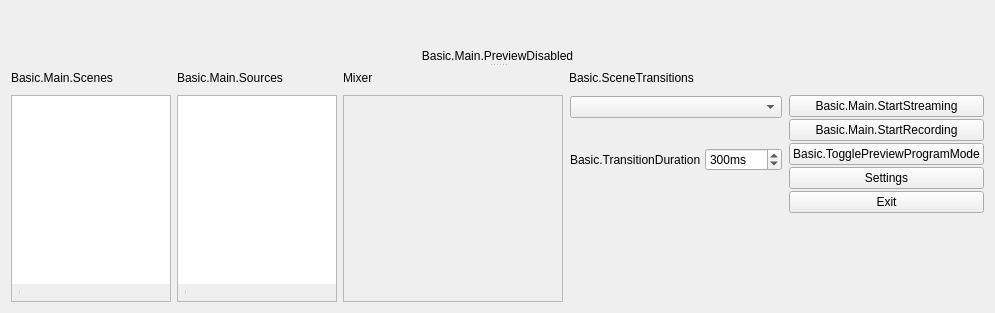
  <widget class="QWidget" name="centralwidget">
   <layout class="QHBoxLayout" name="horizontalLayout">
    <item>
     <widget class="QSplitter" name="mainSplitter">
      <property name="orientation">
       <enum>Qt::Vertical</enum>
      </property>
      <property name="childrenCollapsible">
       <bool>false</bool>
      </property>
      <widget class="QWidget" name="verticalLayoutWidget_7">
       <layout class="QVBoxLayout" name="verticalLayout_14">
        <item>
         <layout class="QHBoxLayout" name="previewLayout">
          <property name="spacing">
           <number>2</number>
          </property>
          <item>
           <layout class="QVBoxLayout" name="previewTextLayout">
            <property name="spacing">
             <number>4</number>
            </property>
            <item>
             <widget class="OBSBasicPreview" name="preview" native="true">
              <property name="sizePolicy">
               <sizepolicy hsizetype="Expanding" vsizetype="Expanding">
                <horstretch>0</horstretch>
                <verstretch>0</verstretch>
               </sizepolicy>
              </property>
              <property name="minimumSize">
               <size>
                <width>32</width>
                <height>32</height>
               </size>
              </property>
              <property name="focusPolicy">
               <enum>Qt::ClickFocus</enum>
              </property>
              <property name="contextMenuPolicy">
               <enum>Qt::CustomContextMenu</enum>
              </property>
             </widget>
            </item>
           </layout>
          </item>
         </layout>
        </item>
        <item>
         <widget class="QLabel" name="previewDisabledLabel">
          <property name="sizePolicy">
           <sizepolicy hsizetype="Expanding" vsizetype="Expanding">
            <horstretch>0</horstretch>
            <verstretch>0</verstretch>
           </sizepolicy>
          </property>
          <property name="contextMenuPolicy">
           <enum>Qt::CustomContextMenu</enum>
          </property>
          <property name="text">
           <string>Basic.Main.PreviewDisabled</string>
          </property>
          <property name="alignment">
           <set>Qt::AlignCenter</set>
          </property>
         </widget>
        </item>
       </layout>
      </widget>
      <widget class="QWidget" name="gridLayoutWidget_2">
       <layout class="QGridLayout" name="gridLayout_2">
        <item row="1" column="4">
         <layout class="QVBoxLayout" name="buttonsVLayout">
          <property name="spacing">
           <number>2</number>
          </property>
          <item>
           <widget class="QPushButton" name="streamButton">
            <property name="enabled">
             <bool>true</bool>
            </property>
            <property name="sizePolicy">
             <sizepolicy hsizetype="Preferred" vsizetype="Fixed">
              <horstretch>0</horstretch>
              <verstretch>0</verstretch>
             </sizepolicy>
            </property>
            <property name="text">
             <string>Basic.Main.StartStreaming</string>
            </property>
            <property name="checkable">
             <bool>false</bool>
            </property>
           </widget>
          </item>
          <item>
           <widget class="QPushButton" name="recordButton">
            <property name="enabled">
             <bool>true</bool>
            </property>
            <property name="sizePolicy">
             <sizepolicy hsizetype="Preferred" vsizetype="Fixed">
              <horstretch>0</horstretch>
              <verstretch>0</verstretch>
             </sizepolicy>
            </property>
            <property name="minimumSize">
             <size>
              <width>130</width>
              <height>0</height>
             </size>
            </property>
            <property name="text">
             <string>Basic.Main.StartRecording</string>
            </property>
           </widget>
          </item>
          <item>
           <widget class="QPushButton" name="modeSwitch">
            <property name="text">
             <string>Basic.TogglePreviewProgramMode</string>
            </property>
            <property name="checkable">
             <bool>true</bool>
            </property>
           </widget>
          </item>
          <item>
           <widget class="QPushButton" name="settingsButton">
            <property name="sizePolicy">
             <sizepolicy hsizetype="Preferred" vsizetype="Fixed">
              <horstretch>0</horstretch>
              <verstretch>0</verstretch>
             </sizepolicy>
            </property>
            <property name="text">
             <string>Settings</string>
            </property>
           </widget>
          </item>
          <item>
           <widget class="QPushButton" name="exitButton">
            <property name="sizePolicy">
             <sizepolicy hsizetype="Preferred" vsizetype="Fixed">
              <horstretch>0</horstretch>
              <verstretch>0</verstretch>
             </sizepolicy>
            </property>
            <property name="text">
             <string>Exit</string>
            </property>
           </widget>
          </item>
          <item>
           <spacer name="expVSpacer_2">
            <property name="orientation">
             <enum>Qt::Vertical</enum>
            </property>
            <property name="sizeHint" stdset="0">
             <size>
              <width>0</width>
              <height>0</height>
             </size>
            </property>
           </spacer>
          </item>
         </layout>
        </item>
        <item row="1" column="2">
         <widget class="VScrollArea" name="scrollArea">
          <property name="minimumSize">
           <size>
            <width>220</width>
            <height>0</height>
           </size>
          </property>
          <property name="frameShape">
           <enum>QFrame::StyledPanel</enum>
          </property>
          <property name="frameShadow">
           <enum>QFrame::Sunken</enum>
          </property>
          <property name="horizontalScrollBarPolicy">
           <enum>Qt::ScrollBarAlwaysOff</enum>
          </property>
          <property name="widgetResizable">
           <bool>true</bool>
          </property>
          <widget class="QWidget" name="volumeWidgets">
           <property name="geometry">
            <rect>
             <x>0</x>
             <y>0</y>
             <width>215</width>
             <height>16</height>
            </rect>
           </property>
           <property name="sizePolicy">
            <sizepolicy hsizetype="Preferred" vsizetype="Maximum">
             <horstretch>0</horstretch>
             <verstretch>0</verstretch>
            </sizepolicy>
           </property>
           <layout class="QVBoxLayout" name="verticalLayout_18">
            <property name="spacing">
             <number>0</number>
            </property>
            <property name="leftMargin">
             <number>0</number>
            </property>
            <property name="topMargin">
             <number>0</number>
            </property>
            <property name="rightMargin">
             <number>0</number>
            </property>
            <property name="bottomMargin">
             <number>0</number>
            </property>
           </layout>
          </widget>
         </widget>
        </item>
        <item row="1" column="0">
         <layout class="QVBoxLayout" name="scenesVLayout">
          <property name="spacing">
           <number>0</number>
          </property>
          <item>
           <widget class="QFrame" name="scenesFrame">
            <property name="sizePolicy">
             <sizepolicy hsizetype="Expanding" vsizetype="Expanding">
              <horstretch>0</horstretch>
              <verstretch>0</verstretch>
             </sizepolicy>
            </property>
            <property name="minimumSize">
             <size>
              <width>160</width>
              <height>0</height>
             </size>
            </property>
            <property name="maximumSize">
             <size>
              <width>260</width>
              <height>16777215</height>
             </size>
            </property>
            <property name="frameShape">
             <enum>QFrame::StyledPanel</enum>
            </property>
            <property name="frameShadow">
             <enum>QFrame::Sunken</enum>
            </property>
            <layout class="QVBoxLayout" name="verticalLayout_11">
             <property name="spacing">
              <number>0</number>
             </property>
             <property name="leftMargin">
              <number>0</number>
             </property>
             <property name="topMargin">
              <number>0</number>
             </property>
             <property name="rightMargin">
              <number>0</number>
             </property>
             <property name="bottomMargin">
              <number>0</number>
             </property>
             <item>
              <widget class="QListWidget" name="scenes">
               <property name="sizePolicy">
                <sizepolicy hsizetype="Preferred" vsizetype="Expanding">
                 <horstretch>0</horstretch>
                 <verstretch>0</verstretch>
                </sizepolicy>
               </property>
               <property name="contextMenuPolicy">
                <enum>Qt::CustomContextMenu</enum>
               </property>
               <property name="frameShape">
                <enum>QFrame::NoFrame</enum>
               </property>
               <property name="frameShadow">
                <enum>QFrame::Plain</enum>
               </property>
               <property name="showDropIndicator" stdset="0">
                <bool>true</bool>
               </property>
               <property name="dragEnabled">
                <bool>true</bool>
               </property>
               <property name="dragDropMode">
                <enum>QAbstractItemView::InternalMove</enum>
               </property>
               <property name="defaultDropAction">
                <enum>Qt::TargetMoveAction</enum>
               </property>
               <addaction name="actionRemoveScene"/>
              </widget>
             </item>
             <item>
              <widget class="QToolBar" name="scenesToolbar">
               <property name="iconSize">
                <size>
                 <width>16</width>
                 <height>16</height>
                </size>
               </property>
               <property name="floatable">
                <bool>false</bool>
               </property>
               <addaction name="actionAddScene"/>
               <addaction name="actionRemoveScene"/>
               <addaction name="separator"/>
               <addaction name="actionSceneUp"/>
               <addaction name="actionSceneDown"/>
              </widget>
             </item>
             <item>
              <spacer name="scenesFixedSizeHSpacer">
               <property name="orientation">
                <enum>Qt::Horizontal</enum>
               </property>
               <property name="sizeType">
                <enum>QSizePolicy::Fixed</enum>
               </property>
               <property name="sizeHint" stdset="0">
                <size>
                 <width>150</width>
                 <height>0</height>
                </size>
               </property>
              </spacer>
             </item>
            </layout>
           </widget>
          </item>
         </layout>
        </item>
        <item row="0" column="1">
         <widget class="QLabel" name="sourcesLabel">
          <property name="text">
           <string>Basic.Main.Sources</string>
          </property>
         </widget>
        </item>
        <item row="0" column="2">
         <layout class="QHBoxLayout" name="mixadvHLayout">
          <property name="spacing">
           <number>2</number>
          </property>
          <item>
           <widget class="QLabel" name="mixerLabel">
            <property name="sizePolicy">
             <sizepolicy hsizetype="Maximum" vsizetype="Preferred">
              <horstretch>0</horstretch>
              <verstretch>0</verstretch>
             </sizepolicy>
            </property>
            <property name="text">
             <string>Mixer</string>
            </property>
           </widget>
          </item>
          <item>
           <widget class="QPushButton" name="advAudioProps">
            <property name="sizePolicy">
             <sizepolicy hsizetype="Maximum" vsizetype="Maximum">
              <horstretch>0</horstretch>
              <verstretch>0</verstretch>
             </sizepolicy>
            </property>
            <property name="maximumSize">
             <size>
              <width>22</width>
              <height>22</height>
             </size>
            </property>
            <property name="accessibleName">
             <string>Basic.AdvAudio</string>
            </property>
            <property name="text">
             <string notr="true"/>
            </property>
            <property name="icon">
             <iconset resource="obs.qrc">
              <normaloff>:/res/images/configuration21_16.png</normaloff>:/res/images/configuration21_16.png</iconset>
            </property>
            <property name="flat">
             <bool>true</bool>
            </property>
            <property name="themeID" stdset="0">
             <string notr="true">configIconSmall</string>
            </property>
           </widget>
          </item>
          <item>
           <spacer name="mixadvHSpacer_4">
            <property name="orientation">
             <enum>Qt::Horizontal</enum>
            </property>
            <property name="sizeHint" stdset="0">
             <size>
              <width>0</width>
              <height>0</height>
             </size>
            </property>
           </spacer>
          </item>
         </layout>
        </item>
        <item row="1" column="1">
         <layout class="QVBoxLayout" name="sourcesVLayout">
          <property name="spacing">
           <number>0</number>
          </property>
          <item>
           <widget class="QFrame" name="sourcesFrame">
            <property name="sizePolicy">
             <sizepolicy hsizetype="Expanding" vsizetype="Expanding">
              <horstretch>0</horstretch>
              <verstretch>0</verstretch>
             </sizepolicy>
            </property>
            <property name="minimumSize">
             <size>
              <width>160</width>
              <height>0</height>
             </size>
            </property>
            <property name="maximumSize">
             <size>
              <width>260</width>
              <height>16777215</height>
             </size>
            </property>
            <property name="frameShape">
             <enum>QFrame::StyledPanel</enum>
            </property>
            <property name="frameShadow">
             <enum>QFrame::Sunken</enum>
            </property>
            <layout class="QVBoxLayout" name="verticalLayout_16">
             <property name="spacing">
              <number>0</number>
             </property>
             <property name="leftMargin">
              <number>0</number>
             </property>
             <property name="topMargin">
              <number>0</number>
             </property>
             <property name="rightMargin">
              <number>0</number>
             </property>
             <property name="bottomMargin">
              <number>0</number>
             </property>
             <item>
              <widget class="SourceListWidget" name="sources">
               <property name="sizePolicy">
                <sizepolicy hsizetype="Preferred" vsizetype="Expanding">
                 <horstretch>0</horstretch>
                 <verstretch>0</verstretch>
                </sizepolicy>
               </property>
               <property name="contextMenuPolicy">
                <enum>Qt::CustomContextMenu</enum>
               </property>
               <property name="frameShape">
                <enum>QFrame::NoFrame</enum>
               </property>
               <property name="showDropIndicator" stdset="0">
                <bool>true</bool>
               </property>
               <property name="dragEnabled">
                <bool>true</bool>
               </property>
               <property name="dragDropMode">
                <enum>QAbstractItemView::InternalMove</enum>
               </property>
               <property name="defaultDropAction">
                <enum>Qt::TargetMoveAction</enum>
               </property>
               <property name="selectionMode">
                <enum>QAbstractItemView::ExtendedSelection</enum>
               </property>
               <addaction name="actionRemoveSource"/>
              </widget>
             </item>
             <item>
              <widget class="QToolBar" name="sourcesToolbar">
               <property name="iconSize">
                <size>
                 <width>16</width>
                 <height>16</height>
                </size>
               </property>
               <property name="floatable">
                <bool>false</bool>
               </property>
               <addaction name="actionAddSource"/>
               <addaction name="actionRemoveSource"/>
               <addaction name="actionSourceProperties"/>
               <addaction name="separator"/>
               <addaction name="actionSourceUp"/>
               <addaction name="actionSourceDown"/>
              </widget>
             </item>
             <item>
              <spacer name="sourcesFixedSizeHSpacer">
               <property name="orientation">
                <enum>Qt::Horizontal</enum>
               </property>
               <property name="sizeType">
                <enum>QSizePolicy::Fixed</enum>
               </property>
               <property name="sizeHint" stdset="0">
                <size>
                 <width>150</width>
                 <height>0</height>
                </size>
               </property>
              </spacer>
             </item>
            </layout>
           </widget>
          </item>
         </layout>
        </item>
        <item row="0" column="0">
         <widget class="QLabel" name="scenesLabel">
          <property name="text">
           <string>Basic.Main.Scenes</string>
          </property>
         </widget>
        </item>
        <item row="0" column="3">
         <widget class="QLabel" name="sceneTransitionsLabel">
          <property name="text">
           <string>Basic.SceneTransitions</string>
          </property>
         </widget>
        </item>
        <item row="1" column="3">
         <widget class="QWidget" name="transitionsContainer" native="true">
          <layout class="QVBoxLayout" name="verticalLayout">
           <property name="spacing">
            <number>4</number>
           </property>
           <property name="leftMargin">
            <number>1</number>
           </property>
           <property name="topMargin">
            <number>1</number>
           </property>
           <property name="rightMargin">
            <number>1</number>
           </property>
           <property name="bottomMargin">
            <number>2</number>
           </property>
           <item>
            <widget class="QComboBox" name="transitions">
             <property name="minimumSize">
              <size>
               <width>120</width>
               <height>0</height>
              </size>
             </property>
            </widget>
           </item>
           <item>
            <layout class="QHBoxLayout" name="horizontalLayout_4">
             <property name="spacing">
              <number>4</number>
             </property>
             <item>
              <spacer name="horizontalSpacer">
               <property name="orientation">
                <enum>Qt::Horizontal</enum>
               </property>
               <property name="sizeType">
                <enum>QSizePolicy::Preferred</enum>
               </property>
               <property name="sizeHint" stdset="0">
                <size>
                 <width>40</width>
                 <height>20</height>
                </size>
               </property>
              </spacer>
             </item>
             <item>
              <widget class="QPushButton" name="transitionAdd">
               <property name="sizePolicy">
                <sizepolicy hsizetype="Maximum" vsizetype="Maximum">
                 <horstretch>0</horstretch>
                 <verstretch>0</verstretch>
                </sizepolicy>
               </property>
               <property name="maximumSize">
                <size>
                 <width>22</width>
                 <height>22</height>
                </size>
               </property>
               <property name="toolTip">
                <string>Basic.AddTransition</string>
               </property>
               <property name="accessibleName">
                <string>Basic.AddTransition</string>
               </property>
               <property name="text">
                <string notr="true"/>
               </property>
               <property name="icon">
                <iconset resource="obs.qrc">
                 <normaloff>:/res/images/add.png</normaloff>:/res/images/add.png</iconset>
               </property>
               <property name="flat">
                <bool>true</bool>
               </property>
               <property name="themeID" stdset="0">
                <string notr="true">addIconSmall</string>
               </property>
              </widget>
             </item>
             <item>
              <widget class="QPushButton" name="transitionRemove">
               <property name="sizePolicy">
                <sizepolicy hsizetype="Maximum" vsizetype="Maximum">
                 <horstretch>0</horstretch>
                 <verstretch>0</verstretch>
                </sizepolicy>
               </property>
               <property name="maximumSize">
                <size>
                 <width>22</width>
                 <height>22</height>
                </size>
               </property>
               <property name="toolTip">
                <string>Basic.RemoveTransition</string>
               </property>
               <property name="accessibleName">
                <string>Basic.RemoveTransition</string>
               </property>
               <property name="text">
                <string notr="true"/>
               </property>
               <property name="icon">
                <iconset resource="obs.qrc">
                 <normaloff>:/res/images/list_remove.png</normaloff>:/res/images/list_remove.png</iconset>
               </property>
               <property name="flat">
                <bool>true</bool>
               </property>
               <property name="themeID" stdset="0">
                <string notr="true">removeIconSmall</string>
               </property>
              </widget>
             </item>
             <item>
              <widget class="QPushButton" name="transitionProps">
               <property name="sizePolicy">
                <sizepolicy hsizetype="Maximum" vsizetype="Maximum">
                 <horstretch>0</horstretch>
                 <verstretch>0</verstretch>
                </sizepolicy>
               </property>
               <property name="maximumSize">
                <size>
                 <width>22</width>
                 <height>22</height>
                </size>
               </property>
               <property name="toolTip">
                <string>Basic.TransitionProperties</string>
               </property>
               <property name="accessibleName">
                <string>Basic.TransitionProperties</string>
               </property>
               <property name="text">
                <string notr="true"/>
               </property>
               <property name="icon">
                <iconset resource="obs.qrc">
                 <normaloff>:/res/images/configuration21_16.png</normaloff>:/res/images/configuration21_16.png</iconset>
               </property>
               <property name="flat">
                <bool>true</bool>
               </property>
               <property name="themeID" stdset="0">
                <string notr="true">configIconSmall</string>
               </property>
              </widget>
             </item>
            </layout>
           </item>
           <item>
            <layout class="QHBoxLayout" name="horizontalLayout_3">
             <property name="spacing">
              <number>4</number>
             </property>
             <item>
              <widget class="QLabel" name="transitionDurationLabel">
               <property name="sizePolicy">
                <sizepolicy hsizetype="Maximum" vsizetype="Preferred">
                 <horstretch>0</horstretch>
                 <verstretch>0</verstretch>
                </sizepolicy>
               </property>
               <property name="text">
                <string>Basic.TransitionDuration</string>
               </property>
              </widget>
             </item>
             <item>
              <widget class="QSpinBox" name="transitionDuration">
               <property name="suffix">
                <string>ms</string>
               </property>
               <property name="minimum">
                <number>2</number>
               </property>
               <property name="maximum">
                <number>10000</number>
               </property>
               <property name="singleStep">
                <number>50</number>
               </property>
               <property name="value">
                <number>300</number>
               </property>
              </widget>
             </item>
            </layout>
           </item>
           <item>
            <spacer name="verticalSpacer">
             <property name="orientation">
              <enum>Qt::Vertical</enum>
             </property>
             <property name="sizeHint" stdset="0">
              <size>
               <width>20</width>
               <height>40</height>
              </size>
             </property>
            </spacer>
           </item>
          </layout>
         </widget>
        </item>
       </layout>
      </widget>
     </widget>
    </item>
   </layout>
  </widget>
